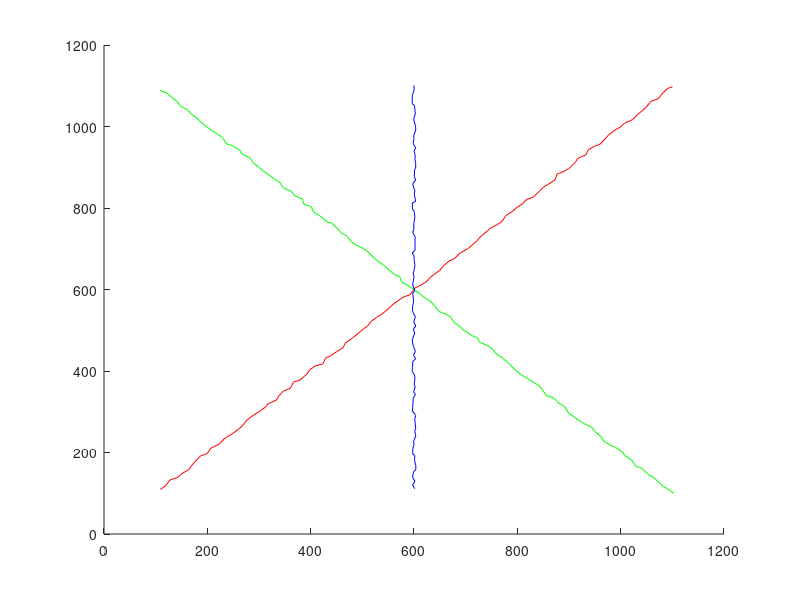

This figure's MATLAB source:
%% test data generation
clear;clc;
nframes = 100;
for i = 1:nframes
    centroid(1,1) = 100  + 10*i + 7.5*(-0.5 + rand(1,1));
    centroid(1,2) = 100  + 10*i + 7.5*(-0.5 + rand(1,1));
    centroid(2,1) = 100  + 10*i + 7.5*(-0.5 + rand(1,1));
    centroid(2,2) = 1100 - 10*i + 7.5*(-0.5 + rand(1,1));
    centroid(3,1) = 600 +  0*i  + 7.5*(-0.5 + rand(1,1));
    centroid(3,2) = 100 +  10*i + 7.5*(-0.5 + rand(1,1));
    structure(i).centroid = centroid;
end

figure,
for i = 1:nframes-1
    centroid1 = structure(i).centroid;
    centroid2 = structure(i+1).centroid;

    line([centroid1(1,1),centroid2(1,1)],[centroid1(1,2),centroid2(1,2)],"color","r");
    line([centroid1(2,1),centroid2(2,1)],[centroid1(2,2),centroid2(2,2)],"color","g");
    line([centroid1(3,1),centroid2(3,1)],[centroid1(3,2),centroid2(3,2)],"color","b");
end



save('test.mat','structure')
